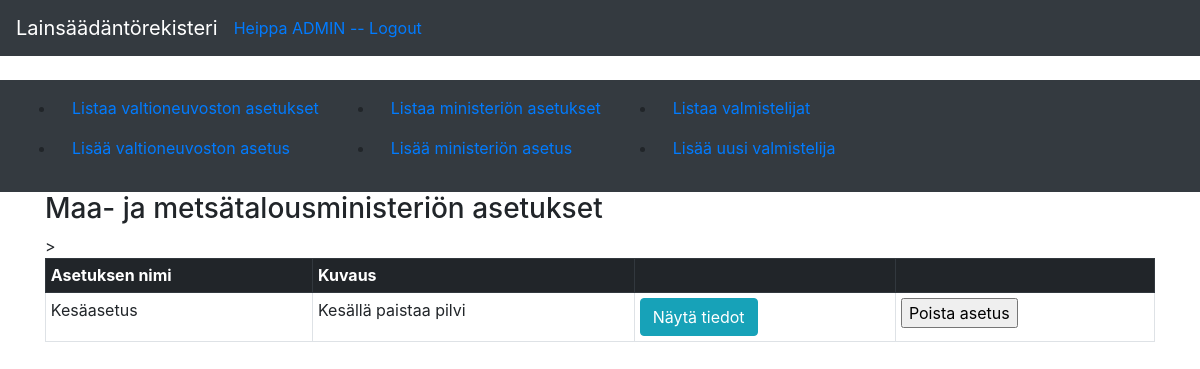
The page /mmmat/ (signed in) on the database its author committed.
### application/auth/models.py (models this page shows, shortened)
class User(Base):
    __tablename__ = "account"
    name = db.Column(db.String(32), nullable=False)
    username = db.Column(db.String(32), unique=True, nullable=False)
    password = db.Column(db.String(32), nullable=False)
    email = db.Column(db.String(32), unique=True, nullable=False)
    roles = db.relationship("Role", secondary=user_role, lazy="subquery", backref=db.backref("users", passive_deletes=True, lazy=True))
    vnat = db.relationship("Vna", backref='account', passive_deletes=True, lazy=True)
    mmmat = db.relationship("Mmma", backref='account', passive_deletes=True, lazy=True)

### application/mmmat/models.py (models this page shows, shortened)
class Mmma(Base):
    name = db.Column(db.String(300), nullable=False)
    kuvaus = db.Column(db.String(300), nullable=False)
    account_id = db.Column(db.Integer, db.ForeignKey('account.id'), nullable=False)

### application/mmmat/views.py (the view)
@app.route("/mmmat/", methods=["GET"])
def mmmat_index():
    return render_template("mmmat/list.html", mmmat = Mmma.query.all())

### application/__init__.py (called while the page is built)
@event.listens_for(Engine, "connect")
def set_sqlite_pragma(dbapi_connection, connection_record):
    if app.config["SQLALCHEMY_DATABASE_URI"].startswith("sqlite"):
        cursor = dbapi_connection.cursor()
        cursor.execute("PRAGMA foreign_keys=ON")
        cursor.close()

@login_manager.user_loader
def load_user(user_id):
    return User.query.get(user_id)

### application/templates/mmmat/list.html
{% extends "layout.html" %}
{% block body %}
<h3>Maa- ja metsätalousministeriön asetukset</h3>
  <table class="table table-sm table-hover table-bordered table-striped">
    <tr class="thead-dark">>
      <th>Asetuksen nimi</th>
      <th>Kuvaus</th>
      <th></th>
      <th></th>
    </tr>
    {% for mmma in mmmat %}
    <tr>
      <td>{{ mmma.name }}</td>
      <td>{{ mmma.kuvaus }}</td>
      <td><button class="btn btn-info" type="button" onclick="location.href='/mmmat/{{mmma.id}}'" >Näytä tiedot</button></td>
      <td><form method="POST" action="{{ url_for('delete_mmma', mmma_id=mmma.id) }}"><input type="submit" value="Poista asetus"/></form></td>
    </tr>
    {% endfor %}
  </table>
{% endblock %}

### application/templates/layout.html (shortened to what this page needs)
<!DOCTYPE html>
<html>
  <head>
    <link rel="stylesheet" href="https://maxcdn.bootstrapcdn.com/bootstrap/4.0.0/css/bootstrap.min.css">
  </head>
  <body>
    <nav class="navbar navbar-expand-md navbar-dark bg-dark mb-4">
      <a class="navbar-brand" href="{{ url_for('index') }}">Lainsäädäntörekisteri</a>
      <div class="form-inline mt-2 mt-md-0">
          {% if current_user.is_authenticated %}
          <a href="{{ url_for('auth_logout') }}">Heippa {{ current_user.name }} -- Logout</a>
          {% endif %}
      </div>
    </nav>
    <nav class="navbar navbar-expand-md navbar-dark bg-dark mb-6">
      <div class="collapse navbar-collapse" id="navbarCollapse">
        <ul>
          <li class="nav-item">
            <a class="nav-link" href="{{ url_for('vnat_index') }} ">Listaa valtioneuvoston asetukset</a>
          </li>
          <li class="nav-item">
            <a class="nav-link" href="{{ url_for('vnat_form') }} ">Lisää valtioneuvoston asetus</a>
          </li>
        </ul>
        <ul>
          <li class="nav-item">
            <a class="nav-link" href="{{ url_for('mmmat_index') }} ">Listaa ministeriön asetukset</a>
          </li>
          <li class="nav-item">
            <a class="nav-link" href="{{ url_for('mmmat_form') }} ">Lisää ministeriön asetus</a>
          </li>
        </ul>
        <ul>
          <li class="nav-item">
            <a class="nav-link" href="{{ url_for('valmistelija_index') }} ">Listaa valmistelijat</a>
          </li>
          <li class="nav-item">
            <a class="nav-link" href="{{ url_for('valmistelija_form') }} ">Lisää uusi valmistelija</a>
          </li>
        </ul>
      </div>
    </nav>
    <main role="main" class="container">
      {% block body %}{% endblock %}
    </main>
  </body>
</html>

### rows shown on the page
User: name "ADMIN"
Mmma: name "Kesäasetus", kuvaus "Kesällä paistaa pilvi"
